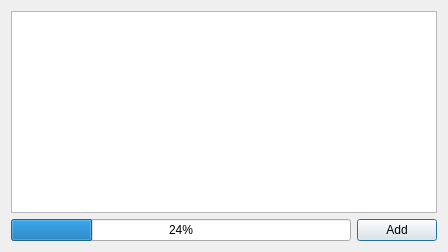
<?xml version="1.0" encoding="UTF-8"?>
<ui version="4.0">
 <class>AddNewFriend</class>
 <widget class="QDialog" name="AddNewFriend">
  <property name="geometry">
   <rect>
    <x>0</x>
    <y>0</y>
    <width>448</width>
    <height>252</height>
   </rect>
  </property>
  <property name="windowTitle">
   <string>Dialog</string>
  </property>
  <layout class="QVBoxLayout" name="verticalLayout">
   <item>
    <widget class="QTextEdit" name="textEdit"/>
   </item>
   <item>
    <layout class="QHBoxLayout" name="horizontalLayout">
     <item>
      <widget class="QProgressBar" name="progressBar">
       <property name="value">
        <number>24</number>
       </property>
      </widget>
     </item>
     <item>
      <widget class="QPushButton" name="addButton">
       <property name="text">
        <string>Add</string>
       </property>
      </widget>
     </item>
    </layout>
   </item>
  </layout>
 </widget>
 <resources/>
 <connections/>
</ui>
